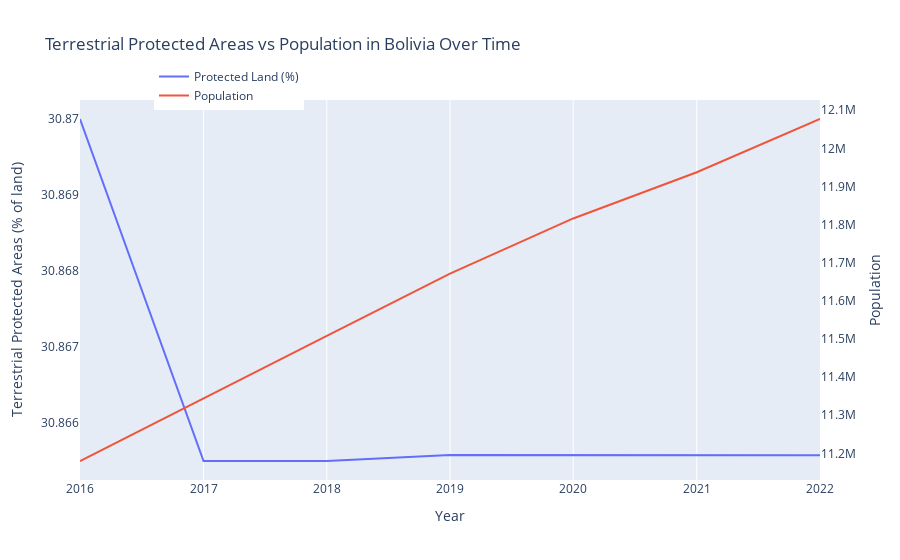

Source (notebook cell):
### Code cell
# Define indicators for Terrestrial Protected Areas and Population
indicators = {
    "ER.LND.PTLD.ZS": "Terrestrial Protected Areas (% of land)",
    "SP.POP.TOTL": "Population"
}

# Define country
country = "BOL"  # Brazil's country code

# Fetch data from World Bank API
data = wbdata.get_dataframe(indicators, country=country)

# Convert index (years) to datetime format
data.index = pd.to_datetime(data.index.astype(str) + "-01-01")

# Drop missing values
data.dropna(inplace=True)

# Create figure
fig = go.Figure()

# Add Terrestrial Protected Areas trace (left y-axis)
fig.add_trace(go.Scatter(x=data.index, y=data["Terrestrial Protected Areas (% of land)"], 
                         mode="lines", name="Protected Land (%)", 
                         yaxis="y1"))

# Add Population trace (right y-axis)
fig.add_trace(go.Scatter(x=data.index, y=data["Population"], 
                         mode="lines", name="Population", 
                         yaxis="y2"))

# Update layout for dual axes
fig.update_layout(
    title="Terrestrial Protected Areas vs Population in Bolivia Over Time",
    xaxis=dict(title="Year"),
    yaxis=dict(title="Terrestrial Protected Areas (% of land)", side="left", showgrid=False),
    yaxis2=dict(title="Population", side="right", overlaying="y", showgrid=False),
    legend=dict(x=0.1, y=1.1)
)

# Show plot
fig.show()

### Figure 1 — Plotly figure (JSON) as saved in the notebook; plotly's stock layout.template omitted (floating-point values rounded to 4 significant figures)
{"data": [{"mode": "lines", "name": "Protected Land (%)", "type": "scatter", "x": ["2022-01-01T00:00:00", "2021-01-01T00:00:00", "2020-01-01T00:00:00", "2019-01-01T00:00:00", "2018-01-01T00:00:00", "2017-01-01T00:00:00", "2016-01-01T00:00:00"], "y": [30.87, 30.87, 30.87, 30.87, 30.87, 30.87, 30.87], "yaxis": "y"}, {"mode": "lines", "name": "Population", "type": "scatter", "x": ["2022-01-01T00:00:00", "2021-01-01T00:00:00", "2020-01-01T00:00:00", "2019-01-01T00:00:00", "2018-01-01T00:00:00", "2017-01-01T00:00:00", "2016-01-01T00:00:00"], "y": [12077154, 11937360, 11816299, 11671386, 11508368, 11344587, 11180020], "yaxis": "y2"}], "layout": {"legend": {"x": 0.1, "y": 1.1}, "title": {"text": "Terrestrial Protected Areas vs Population in Bolivia Over Time"}, "xaxis": {"title": {"text": "Year"}}, "yaxis": {"showgrid": false, "side": "left", "title": {"text": "Terrestrial Protected Areas (% of land)"}}, "yaxis2": {"overlaying": "y", "showgrid": false, "side": "right", "title": {"text": "Population"}}}}
